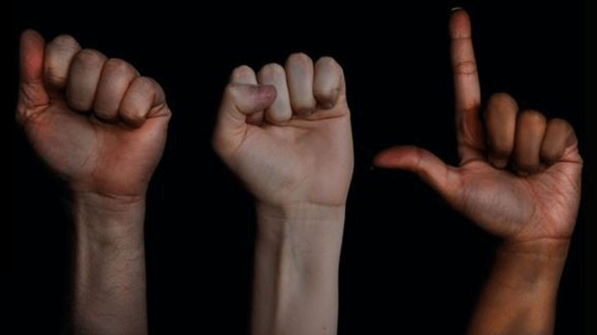
%> input picture Title.png, 597 x 335 px
$ octave --eval "result = SIFT(imread('Title.png'));"   (GNU Octave 9; MATLAB toolbox functions it lacks are replaced by stand-ins)
%> lines starting %> are read from the running program, lines starting %| are printed output that depends on the picture
function [keypoints]=SIFT(I)
if size(I,3)>2
I=rgb2gray(I);
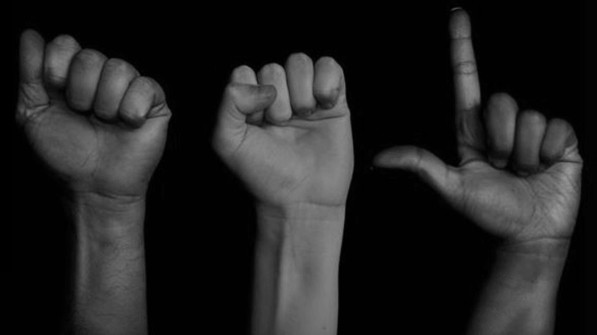
%> I: size 335x597 uint8; min 0, max 149, mean 34.1
end
I=imresize(I,[128 128]);
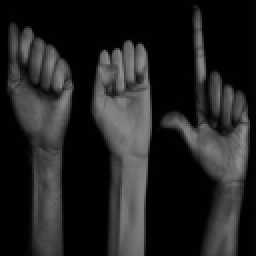
%> I: size 128x128 uint8 (shown 2 times larger); min 0, max 145, mean 34.1
I=im2double(I);
%> I: size 128x128 double
octavemtrx=[];
k2=0;
[m,n]=size(I);
%> m = 128; n = 128
I(m:m+4,n:n+4)=0;
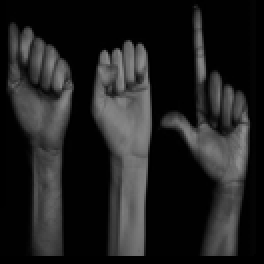
%> I: size 132x132 double (shown 2 times larger); min 0, max 0.569, mean 0.126
for k1=0:3
k=sqrt(2);
sigma=(k^(k1+(2*k2)));
for x=-2:2
for y=-2:2
h(x+3,y+3)=(1/((2*pi)*((k*sigma)*(k*sigma))))*exp(-((x*x)+(y*y))/(2*(k*k)*(sigma*sigma)));
end
end
for i=1:m
for j=1:n
tempimg=I(i:i+4,j:j+4)'.*h;
convmtrx(i,j)=sum(sum(tempimg));
end
end
octavemtrx=[octavemtrx convmtrx];
end
%> this loop made 4 passes
%> pass 3, in SIFT, `octavemtrx=[octavemtrx convmtrx];`:
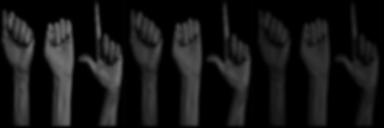
%> octavemtrx: size 128x384 double; min 0, max 0.446, mean 0.084
%> after the loop:
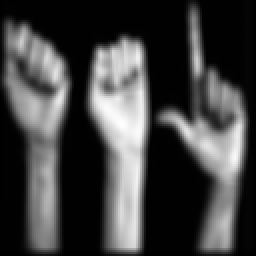
%> convmtrx: size 128x128 double (shown 2 times larger); min 0, max 0.113, mean 0.0294; drawn with min black and max white
%> after the loop:
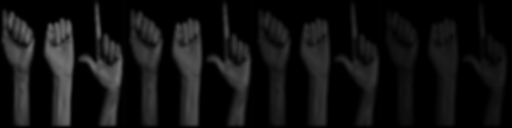
%> octavemtrx: size 128x512 double; min 0, max 0.446, mean 0.0704
%> after the loop, h = [0.00775 0.00851 0.00878 0.00851 0.00775; 0.00851 0.00934 0.00964 0.00934 0.00851; 0.00878 0.00964 0.00995 0.00964 0.00878; 0.00851 0.00934 0.00964 0.00934 0.00851; 0.00775 0.00851 0.00878 0.00851 0.00775]
diffmtrx1=octavemtrx(1:m,m+1:2*m)-octavemtrx(1:m,((2*m)+1):3*m);
diffmtrx2=octavemtrx(1:m,((2*m)+1):3*m)-octavemtrx(1:m,((3*m)+1):4*m);
key=[];
x1=0;
y1=0;
for i=2:m-1
for j=2:m-1
if (((diffmtrx1(i,j)>diffmtrx1(i-1,j))&&(diffmtrx1(i,j)>diffmtrx1(i+1,j))....
&&(diffmtrx1(i,j)>diffmtrx1(i,j-1))&&(diffmtrx1(i,j)>diffmtrx1(i+1,j+1))....
&&(diffmtrx1(i,j)>diffmtrx1(i-1,j-1))&&(diffmtrx1(i,j)>diffmtrx1(i-1,j+1))....
&&(diffmtrx1(i,j)>diffmtrx1(i+1,j-1))&&(diffmtrx1(i,j)>diffmtrx1(i,j+1))))
x1=x1+1;
else
continue;
end
if x1>0
if((diffmtrx1(i,j)>diffmtrx2(i,j))&&(diffmtrx1(i,j)>diffmtrx2(i-1,j))....
&&(diffmtrx1(i,j)>diffmtrx2(i+1,j))&&(diffmtrx1(i,j)>diffmtrx2(i,j-1))....
&&(diffmtrx1(i,j)>diffmtrx2(i+1,j+1))&&(diffmtrx1(i,j)>diffmtrx2(i-1,j-1))....
&&(diffmtrx1(i,j)>diffmtrx2(i-1,j+1))&&(diffmtrx1(i,j)>diffmtrx2(i+1,j-1))&&(diffmtrx1(i,j)>diffmtrx2(i,j+1)))
y1=y1+1;
else
continue;
end
end
key(i,j)=diffmtrx1(i,j);
end
end
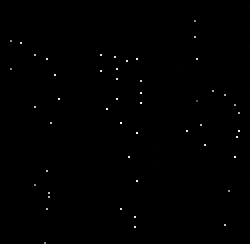
%> key: size 122x125 double (shown 2 times larger); min 0, max 0.123, mean 0.000323; drawn with min black and max white
%> after the loop, x1 = 59; y1 = 59
keypoints=key*255;
